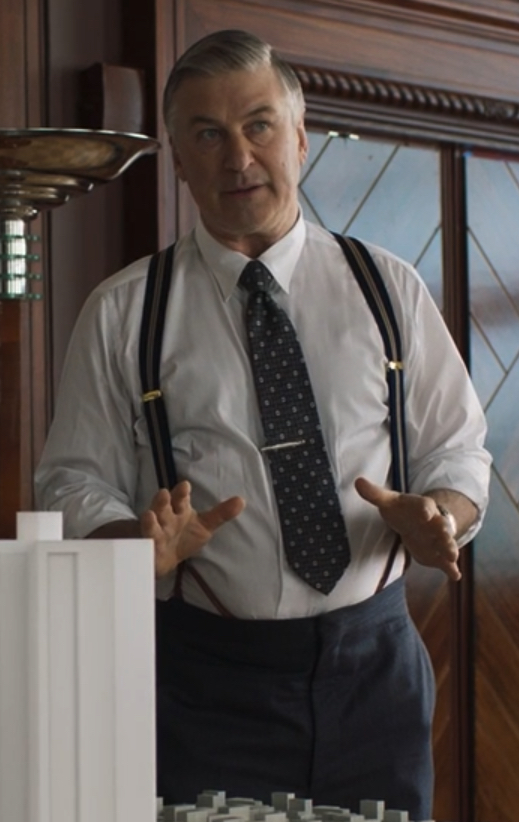
#> input picture code/py3-example/image/man.jpg, 519 x 822 px, found by its file name
$ python image.py
#> lines starting #> are read from the running program, lines starting #| are printed output that depends on the picture
#!/usr/bin/env python3

# 缩放pic到50%,并模糊图片

from PIL import Image, ImageFilter

im = Image.open('man.jpg')
#> im is the input picture: PIL image 519x822 RGB; mean R, G, B 91.4, 84.2, 81
w, h = im.size
#> w = 519; h = 822
print('Original image size: %sx%s' % (w, h))
#| Original image size: 519x822
im.thumbnail((w//2, h//2))
#> im: PIL image 259x410 RGB
print('Resize image to: %sx%s' % (w//2, h//2))
#| Resize image to: 259x411
i3 = im.filter(ImageFilter.BLUR)
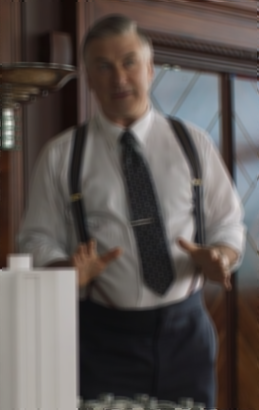
#> i3: PIL image 259x410 RGB; mean R, G, B 91.4, 84.2, 81.1
i3.save('blur.jpg', 'jpeg')
